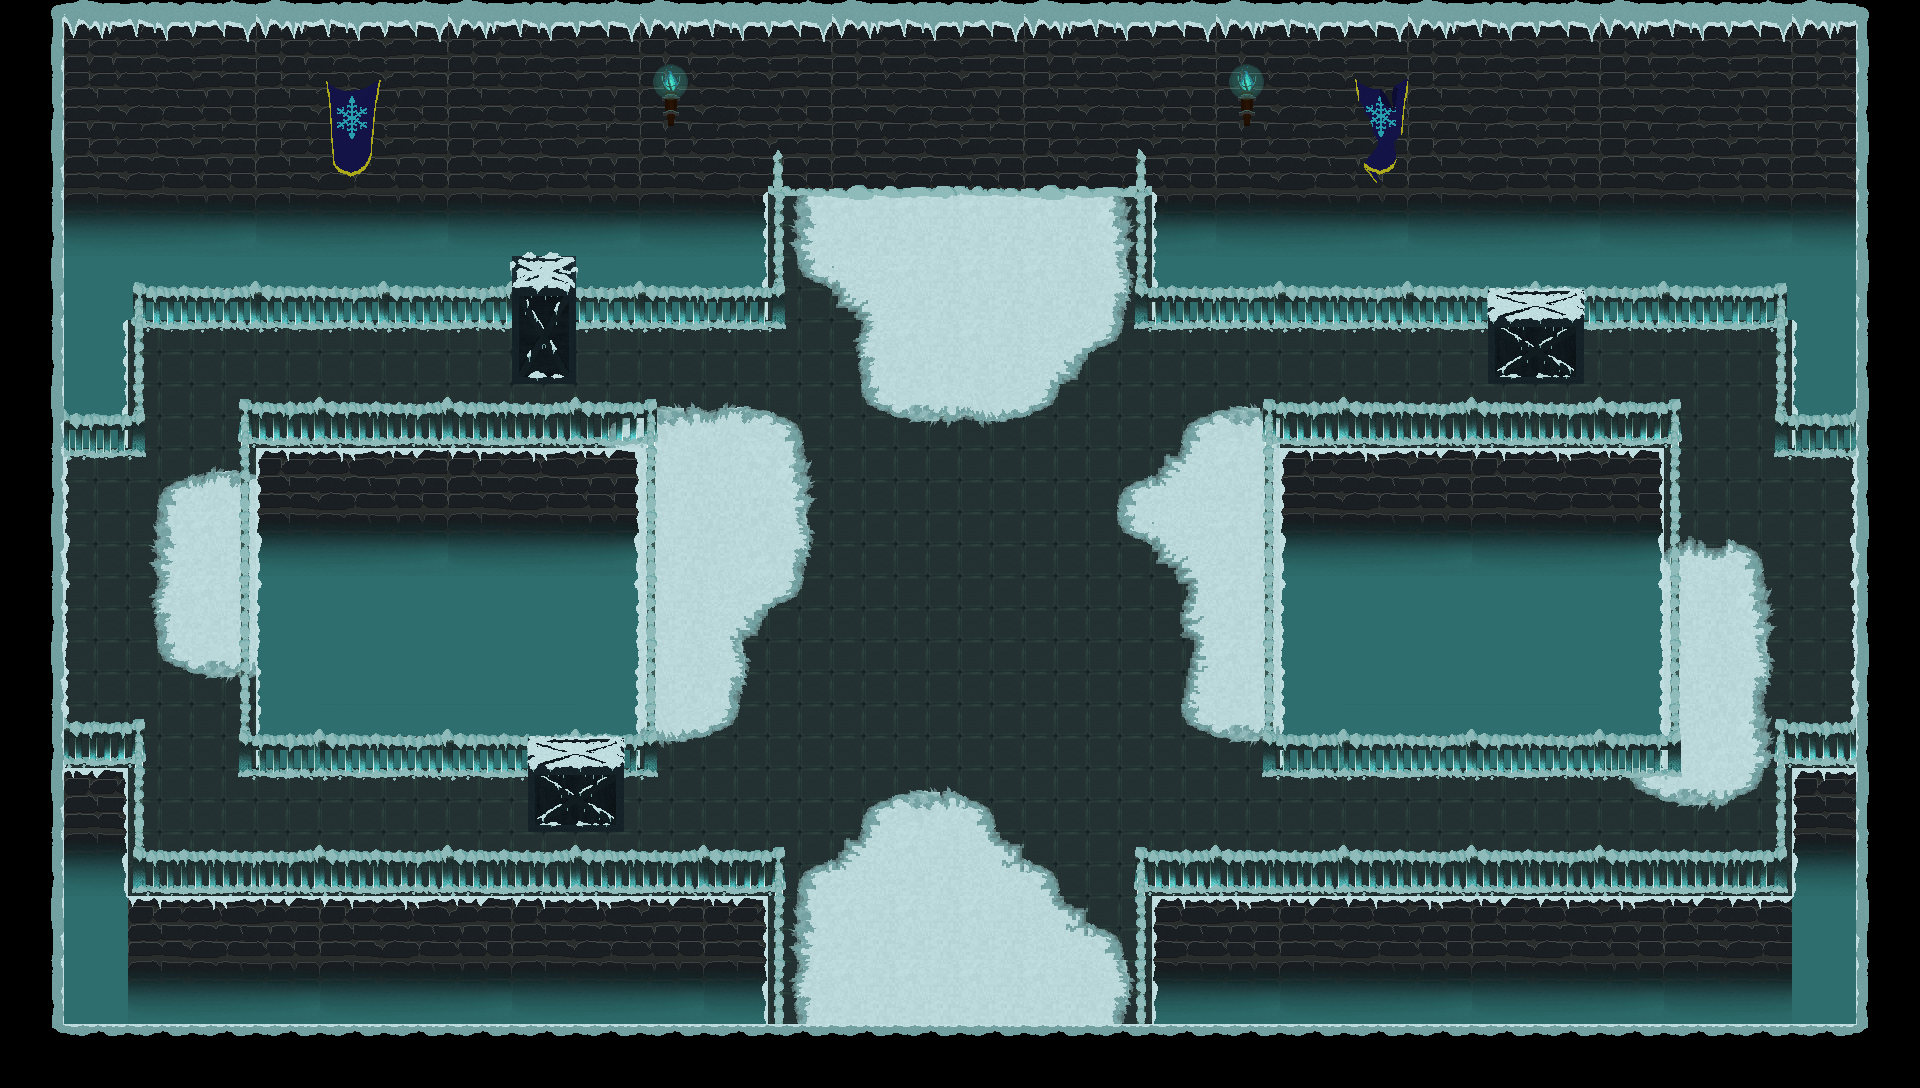

Tiled map render using the project's own tile images. Description and the map definition, with tile-layer contents summarised, below:
An orthogonal 30x17 tile map with 64x64 px tiles, 6 tile layers (walls and floors, snow, shadows, fences background, ...) and 22 objects.

<map version="1.2" tiledversion="1.3.3" orientation="orthogonal" renderorder="right-down" width="30" height="17" tilewidth="64" tileheight="64" infinite="0" nextlayerid="8" nextobjectid="41">
 <editorsettings>
  <export target="Map2.lua" format="lua" />
 </editorsettings>
 <tileset firstgid="1" source="template icetoria.tsx" />
 <layer id="1" name="walls and floors" width="30" height="17">
  <properties>
   <property name="background" type="bool" value="true" />
  </properties>
  <data>[510 cells, 510 non-empty, 23 distinct tile ids]</data>
 </layer>
 <layer id="3" name="snow" width="30" height="17">
  <properties>
   <property name="background" type="bool" value="true" />
  </properties>
  <data>[510 cells, 171 non-empty, 40 distinct tile ids]</data>
 </layer>
 <layer id="4" name="shadows" width="30" height="17">
  <properties>
   <property name="background" type="bool" value="true" />
  </properties>
  <data>[510 cells, 6 non-empty, 3 distinct tile ids]</data>
 </layer>
 <layer id="2" name="fences background" width="30" height="17">
  <properties>
   <property name="background" type="bool" value="true" />
  </properties>
  <data>[510 cells, 110 non-empty, 24 distinct tile ids]</data>
 </layer>
 <layer id="7" name="assets" width="30" height="17">
  <properties>
   <property name="background" type="bool" value="true" />
  </properties>
  <data>[510 cells, 19 non-empty, 14 distinct tile ids]</data>
 </layer>
 <layer id="5" name="fences foreground" width="30" height="17">
  <properties>
   <property name="foreground" type="bool" value="true" />
  </properties>
  <data>[510 cells, 42 non-empty, 9 distinct tile ids]</data>
 </layer>
 <objectgroup id="6" name="Calque d'objets 1">
  <object id="1" x="64" y="262" width="80" height="192">
   <properties>
    <property name="walk" type="bool" value="true" />
   </properties>
  </object>
  <object id="2" x="64" y="262" width="720" height="64">
   <properties>
    <property name="walk" type="bool" value="true" />
   </properties>
  </object>
  <object id="3" x="704" y="128" width="80" height="197">
   <properties>
    <property name="walk" type="bool" value="true" />
   </properties>
  </object>
  <object id="4" x="1136" y="128" width="80" height="197">
   <properties>
    <property name="walk" type="bool" value="true" />
   </properties>
  </object>
  <object id="5" x="240" y="436" width="416" height="338">
   <properties>
    <property name="walk" type="bool" value="true" />
   </properties>
  </object>
  <object id="18" x="1260" y="436" width="416" height="338">
   <properties>
    <property name="walk" type="bool" value="true" />
   </properties>
  </object>
  <object id="6" x="1136" y="262" width="720" height="64">
   <properties>
    <property name="walk" type="bool" value="true" />
   </properties>
  </object>
  <object id="7" x="1775" y="262" width="81" height="192">
   <properties>
    <property name="walk" type="bool" value="true" />
   </properties>
  </object>
  <object id="8" x="1776" y="757" width="80" height="191">
   <properties>
    <property name="walk" type="bool" value="true" />
   </properties>
  </object>
  <object id="9" x="64" y="757" width="80" height="191">
   <properties>
    <property name="walk" type="bool" value="true" />
   </properties>
  </object>
  <object id="10" x="704" y="885" width="80" height="203">
   <properties>
    <property name="walk" type="bool" value="true" />
   </properties>
  </object>
  <object id="11" x="1136" y="885" width="80" height="203">
   <properties>
    <property name="walk" type="bool" value="true" />
   </properties>
  </object>
  <object id="12" x="1136" y="884" width="720" height="64">
   <properties>
    <property name="walk" type="bool" value="true" />
   </properties>
  </object>
  <object id="13" x="64" y="884" width="720" height="64">
   <properties>
    <property name="walk" type="bool" value="true" />
   </properties>
  </object>
  <object id="14" x="0" y="128" width="64" height="960">
   <properties>
    <property name="shoot" type="bool" value="true" />
    <property name="walk" type="bool" value="true" />
   </properties>
  </object>
  <object id="15" x="1856" y="128" width="64" height="960">
   <properties>
    <property name="shoot" type="bool" value="true" />
    <property name="walk" type="bool" value="true" />
   </properties>
  </object>
  <object id="16" x="64" y="64" width="1792" height="64">
   <properties>
    <property name="shoot" type="bool" value="true" />
   </properties>
  </object>
  <object id="17" x="64" y="1024" width="1792" height="64">
   <properties>
    <property name="shoot" type="bool" value="true" />
    <property name="walk" type="bool" value="true" />
   </properties>
  </object>
  <object id="36" x="512" y="256" width="64" height="128">
   <properties>
    <property name="shoot" type="bool" value="true" />
    <property name="walk" type="bool" value="true" />
   </properties>
  </object>
  <object id="37" x="528" y="768" width="96" height="64">
   <properties>
    <property name="walk" type="bool" value="true" />
   </properties>
  </object>
  <object id="38" x="1488" y="320" width="96" height="64">
   <properties>
    <property name="walk" type="bool" value="true" />
   </properties>
  </object>
  <object id="40" x="704" y="128" width="512" height="64">
   <properties>
    <property name="walk" type="bool" value="true" />
   </properties>
  </object>
 </objectgroup>
</map>
